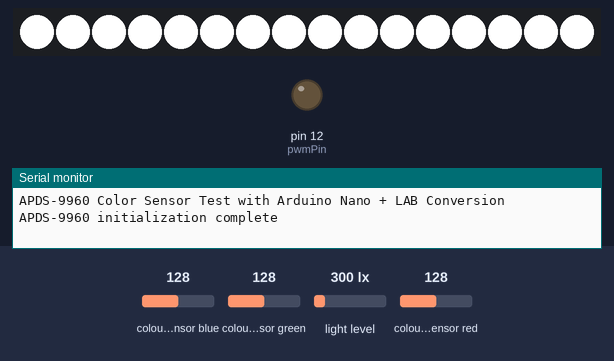
A sketch run on a simulated Arduino Nano, built with avr-gcc and run on an emulated ATmega328P. On the bench: 16 RGB LEDs in strip order, left to right, output pins drawn as LEDs (lit = HIGH), the last lines printed to the serial monitor. Dashed ring = blinking. The test bench sets the inputs (shaded band); at power-on: colour sensor blue 128, colour sensor green 128, light level 300 lx, colour sensor red 128.

Above: at 0.1 s.
At 2.58 s:
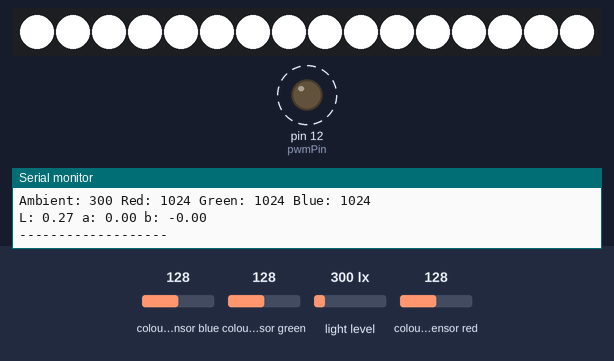
Timing chart, 0 to 130.0 s (numbered marks = the images above):
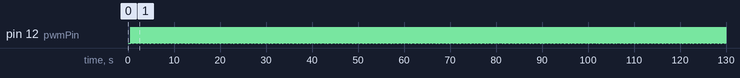

Measured:
- by itself, pin 12 (pwmPin): alternates HIGH for 0.10 s and LOW for 0.03 s
- by itself, everything shown: repeats every 2.0 s, in 12 steps

The sketch:

colour_sense_test.ino
```cpp
/*
  APDS9960 Color Sensor + Manual PWM Control + RGB to L*a*b* Conversion

  Description:
  This Arduino sketch interfaces with a SparkFun APDS9960 color sensor to read RGB color values,
  converts them to the CIE L*a*b* color space, and prints them via serial. It also listens for
  serial input to update a user-defined PWM duty cycle (0–100%) to manually control a heating
  element or other load on pin 12.

  The system uses:
    - An APDS9960 color sensor via I2C
    - An Adafruit NeoPixel ring (for display or testing)
    - Manual PWM (via digitalWrite delays) to simulate analog output
    - RGB to L*a*b* color space conversion for perceptual color analysis

  Author: Stephanie Vo
*/

#include <Wire.h>
#include <SparkFun_APDS9960.h>
#include <math.h>
#include <Adafruit_NeoPixel.h>

#define LED_PIN    6
#define LED_COUNT  16

SparkFun_APDS9960 apds = SparkFun_APDS9960();
Adafruit_NeoPixel strip(LED_COUNT, LED_PIN, NEO_GRB + NEO_KHZ800);

uint16_t ambient_light = 0;
uint16_t red_light = 0;
uint16_t green_light = 0;
uint16_t blue_light = 0;
float L, a, b;

const int pwmPin = 12;
int duty_cycle = 80;  // Initial duty cycle %

String inputString = "";
bool inputComplete = false;

void setup() {
  Serial.begin(9600);
  Serial.println("APDS-9960 Color Sensor Test with Arduino Nano + LAB Conversion");

  strip.begin();
  for (int i = 0; i < strip.numPixels(); i++) {
    strip.setPixelColor(i, strip.Color(255, 255, 255));  // Always white
  }
  strip.show();

  Wire.begin();
  if (apds.init()) {
    Serial.println("APDS-9960 initialization complete");
  } else {
    Serial.println("Something went wrong during APDS-9960 init!");
  }

  if (apds.enableLightSensor(false)) {
    Serial.println("Light sensor is now running");
  } else {
    Serial.println("Something went wrong during light sensor init!");
  }

  delay(500);
  pinMode(pwmPin, OUTPUT);
}

void loop() {
  // Non-blocking Serial read
  while (Serial.available() > 0) {
    char inChar = (char)Serial.read();
    if (inChar == '\n') {
      inputComplete = true;
    } else {
      inputString += inChar;
    }
  }

  if (inputComplete) {
    int new_duty = inputString.toInt();
    if (new_duty >= 0 && new_duty <= 100) {
      duty_cycle = new_duty;
    }
    inputString = "";
    inputComplete = false;
  }

  // Read Color Sensor
  if (apds.readAmbientLight(ambient_light) &&
      apds.readRedLight(red_light) &&
      apds.readGreenLight(green_light) &&
      apds.readBlueLight(blue_light)) {

    Serial.print("Ambient: ");
    Serial.print(ambient_light);
    Serial.print(" Red: ");
    Serial.print(red_light);
    Serial.print(" Green: ");
    Serial.print(green_light);
    Serial.print(" Blue: ");
    Serial.println(blue_light);

    convertRGBToLAB(red_light, green_light, blue_light);

    Serial.print("L: ");
    Serial.print(L);
    Serial.print(" a: ");
    Serial.print(a);
    Serial.print(" b: ");
    Serial.println(b);
    Serial.println("-------------------");
  }

  // Manual PWM Section
  if (duty_cycle >= 100) {
    digitalWrite(pwmPin, HIGH);
    delay(100);  // Control loop speed
  }
  else if (duty_cycle <= 0) {
    digitalWrite(pwmPin, LOW);
    delay(100);
  }
  else {
    int mini_cycle_time = 125;  // ms per mini cycle
    int high_time = mini_cycle_time * duty_cycle / 100;
    int low_time = mini_cycle_time - high_time;

    digitalWrite(pwmPin, HIGH); delay(high_time);
    digitalWrite(pwmPin, LOW);  delay(low_time);

    digitalWrite(pwmPin, HIGH); delay(high_time);
    digitalWrite(pwmPin, LOW);  delay(low_time);

    digitalWrite(pwmPin, HIGH); delay(high_time);
    digitalWrite(pwmPin, LOW);  delay(low_time);

    digitalWrite(pwmPin, HIGH); delay(high_time);
    digitalWrite(pwmPin, LOW);  delay(low_time);

    digitalWrite(pwmPin, HIGH); delay(high_time);
    digitalWrite(pwmPin, LOW);  delay(low_time);

    digitalWrite(pwmPin, HIGH); delay(high_time);
    digitalWrite(pwmPin, LOW);  delay(low_time);

    digitalWrite(pwmPin, HIGH); delay(high_time);
    digitalWrite(pwmPin, LOW);  delay(low_time);

    digitalWrite(pwmPin, HIGH); delay(high_time);
    digitalWrite(pwmPin, LOW);  delay(low_time);

    digitalWrite(pwmPin, HIGH); delay(high_time);
    digitalWrite(pwmPin, LOW);  delay(low_time);

    digitalWrite(pwmPin, HIGH); delay(high_time);
    digitalWrite(pwmPin, LOW);  delay(low_time);

    digitalWrite(pwmPin, HIGH); delay(high_time);
    digitalWrite(pwmPin, LOW);  delay(low_time);

    digitalWrite(pwmPin, HIGH); delay(high_time);
    digitalWrite(pwmPin, LOW);  delay(low_time);

    digitalWrite(pwmPin, HIGH); delay(high_time);
    digitalWrite(pwmPin, LOW);  delay(low_time);

    digitalWrite(pwmPin, HIGH); delay(high_time);
    digitalWrite(pwmPin, LOW);  delay(low_time);

    digitalWrite(pwmPin, HIGH); delay(high_time);
    digitalWrite(pwmPin, LOW);  delay(low_time);

    digitalWrite(pwmPin, HIGH); delay(high_time);
    digitalWrite(pwmPin, LOW);  delay(low_time);
  }
}

// RGB to LAB Conversion
void convertRGBToLAB(float R, float G, float B) {
  float maxVal = max(max(R, G), B);
  if (maxVal <= 0) {
    L = 0; a = 0; b = 0;
    return;
  }

  R = R / maxVal;
  G = G / maxVal;
  B = B / maxVal;

  R = R / 255.0;
  G = G / 255.0;
  B = B / 255.0;

  if (R > 0.04045) R = pow((R + 0.055) / 1.055, 2.4);
  else R = R / 12.92;
  if (G > 0.04045) G = pow((G + 0.055) / 1.055, 2.4);
  else G = G / 12.92;
  if (B > 0.04045) B = pow((B + 0.055) / 1.055, 2.4);
  else B = B / 12.92;

  R *= 100.0;
  G *= 100.0;
  B *= 100.0;

  float X = R * 0.4124 + G * 0.3576 + B * 0.1805;
  float Y = R * 0.2126 + G * 0.7152 + B * 0.0722;
  float Z = R * 0.0193 + G * 0.1192 + B * 0.9505;

  float Xn = 95.047;
  float Yn = 100.0;
  float Zn = 108.883;

  float x = X / Xn;
  float y = Y / Yn;
  float z = Z / Zn;

  if (x > 0.008856) x = pow(x, 1.0 / 3.0);
  else x = (7.787 * x) + (16.0 / 116.0);

  if (y > 0.008856) y = pow(y, 1.0 / 3.0);
  else y = (7.787 * y) + (16.0 / 116.0);

  if (z > 0.008856) z = pow(z, 1.0 / 3.0);
  else z = (7.787 * z) + (16.0 / 116.0);

  L = (116.0 * y) - 16.0;
  a = 500.0 * (x - y);
  b = 200.0 * (y - z);
}
```
